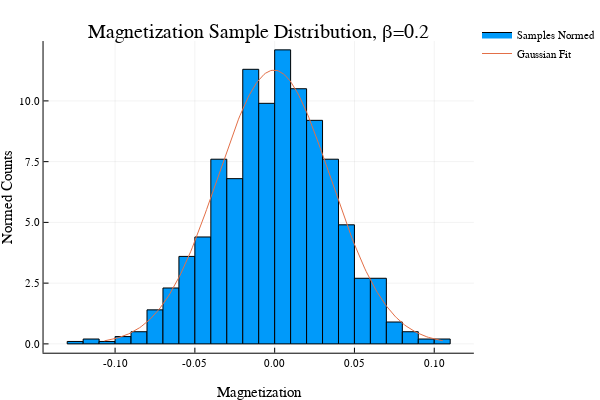

This figure's notebook cell:
### Code cell
histogram(Ma/lt.N,normed=true,label="Samples Normed")

x=collect(Mave-Mstd*3:.001:Mave+Mstd*3)
gaussian=1/(Mstd*sqrt(2*pi))*exp.(-(x.-Mave).^2/(2*Mstd^2));

plot!(x,gaussian,label="Gaussian Fit")
plot!(xlabel="Magnetization",
    ylabel="Normed Counts",
    title="Magnetization Sample Distribution, β=$beta")

### Figure 1 — Plotly figure (JSON) as saved in the notebook; plotly's stock layout.template omitted (floating-point values rounded to 4 significant figures; data arrays with more than 128 entries replaced by an {"elided": "..."} marker saying what was removed)
{"data": [{"fill": "tozeroy", "fillcolor": "rgba(0, 154, 250, 1.000)", "legendgroup": "Samples Normed", "line": {"color": "rgba(0, 0, 0, 1.000)", "dash": "solid", "width": 1}, "mode": "lines", "name": "Samples Normed", "showlegend": true, "type": "scatter", "x": [-0.13, -0.13, -0.12, -0.12, -0.13, -0.13], "xaxis": "x1", "y": [0.1, 0, 0, 0.1, 0.1, 0.1], "yaxis": "y1"}, {"fill": "tozeroy", "fillcolor": "rgba(0, 154, 250, 1.000)", "legendgroup": "Samples Normed", "line": {"color": "rgba(0, 0, 0, 1.000)", "dash": "solid", "width": 1}, "mode": "lines", "name": "Samples Normed", "showlegend": false, "type": "scatter", "x": [-0.12, -0.12, -0.11, -0.11, -0.12, -0.12], "xaxis": "x1", "y": [0.2, 0, 0, 0.2, 0.2, 0.2], "yaxis": "y1"}, {"fill": "tozeroy", "fillcolor": "rgba(0, 154, 250, 1.000)", "legendgroup": "Samples Normed", "line": {"color": "rgba(0, 0, 0, 1.000)", "dash": "solid", "width": 1}, "mode": "lines", "name": "Samples Normed", "showlegend": false, "type": "scatter", "x": [-0.11, -0.11, -0.1, -0.1, -0.11, -0.11], "xaxis": "x1", "y": [0.1, 0, 0, 0.1, 0.1, 0.1], "yaxis": "y1"}, {"fill": "tozeroy", "fillcolor": "rgba(0, 154, 250, 1.000)", "legendgroup": "Samples Normed", "line": {"color": "rgba(0, 0, 0, 1.000)", "dash": "solid", "width": 1}, "mode": "lines", "name": "Samples Normed", "showlegend": false, "type": "scatter", "x": [-0.1, -0.1, -0.09, -0.09, -0.1, -0.1], "xaxis": "x1", "y": [0.3, 0, 0, 0.3, 0.3, 0.3], "yaxis": "y1"}, {"fill": "tozeroy", "fillcolor": "rgba(0, 154, 250, 1.000)", "legendgroup": "Samples Normed", "line": {"color": "rgba(0, 0, 0, 1.000)", "dash": "solid", "width": 1}, "mode": "lines", "name": "Samples Normed", "showlegend": false, "type": "scatter", "x": [-0.09, -0.09, -0.08, -0.08, -0.09, -0.09], "xaxis": "x1", "y": [0.5, 0, 0, 0.5, 0.5, 0.5], "yaxis": "y1"}, {"fill": "tozeroy", "fillcolor": "rgba(0, 154, 250, 1.000)", "legendgroup": "Samples Normed", "line": {"color": "rgba(0, 0, 0, 1.000)", "dash": "solid", "width": 1}, "mode": "lines", "name": "Samples Normed", "showlegend": false, "type": "scatter", "x": [-0.08, -0.08, -0.07, -0.07, -0.08, -0.08], "xaxis": "x1", "y": [1.4, 0, 0, 1.4, 1.4, 1.4], "yaxis": "y1"}, {"fill": "tozeroy", "fillcolor": "rgba(0, 154, 250, 1.000)", "legendgroup": "Samples Normed", "line": {"color": "rgba(0, 0, 0, 1.000)", "dash": "solid", "width": 1}, "mode": "lines", "name": "Samples Normed", "showlegend": false, "type": "scatter", "x": [-0.07, -0.07, -0.06, -0.06, -0.07, -0.07], "xaxis": "x1", "y": [2.3, 0, 0, 2.3, 2.3, 2.3], "yaxis": "y1"}, {"fill": "tozeroy", "fillcolor": "rgba(0, 154, 250, 1.000)", "legendgroup": "Samples Normed", "line": {"color": "rgba(0, 0, 0, 1.000)", "dash": "solid", "width": 1}, "mode": "lines", "name": "Samples Normed", "showlegend": false, "type": "scatter", "x": [-0.06, -0.06, -0.05, -0.05, -0.06, -0.06], "xaxis": "x1", "y": [3.6, 0, 0, 3.6, 3.6, 3.6], "yaxis": "y1"}, {"fill": "tozeroy", "fillcolor": "rgba(0, 154, 250, 1.000)", "legendgroup": "Samples Normed", "line": {"color": "rgba(0, 0, 0, 1.000)", "dash": "solid", "width": 1}, "mode": "lines", "name": "Samples Normed", "showlegend": false, "type": "scatter", "x": [-0.05, -0.05, -0.04, -0.04, -0.05, -0.05], "xaxis": "x1", "y": [4.4, 0, 0, 4.4, 4.4, 4.4], "yaxis": "y1"}, {"fill": "tozeroy", "fillcolor": "rgba(0, 154, 250, 1.000)", "legendgroup": "Samples Normed", "line": {"color": "rgba(0, 0, 0, 1.000)", "dash": "solid", "width": 1}, "mode": "lines", "name": "Samples Normed", "showlegend": false, "type": "scatter", "x": [-0.04, -0.04, -0.03, -0.03, -0.04, -0.04], "xaxis": "x1", "y": [7.6, 0, 0, 7.6, 7.6, 7.6], "yaxis": "y1"}, {"fill": "tozeroy", "fillcolor": "rgba(0, 154, 250, 1.000)", "legendgroup": "Samples Normed", "line": {"color": "rgba(0, 0, 0, 1.000)", "dash": "solid", "width": 1}, "mode": "lines", "name": "Samples Normed", "showlegend": false, "type": "scatter", "x": [-0.03, -0.03, -0.02, -0.02, -0.03, -0.03], "xaxis": "x1", "y": [6.8, 0, 0, 6.8, 6.8, 6.8], "yaxis": "y1"}, {"fill": "tozeroy", "fillcolor": "rgba(0, 154, 250, 1.000)", "legendgroup": "Samples Normed", "line": {"color": "rgba(0, 0, 0, 1.000)", "dash": "solid", "width": 1}, "mode": "lines", "name": "Samples Normed", "showlegend": false, "type": "scatter", "x": [-0.02, -0.02, -0.01, -0.01, -0.02, -0.02], "xaxis": "x1", "y": [11.3, 0, 0, 11.3, 11.3, 11.3], "yaxis": "y1"}, {"fill": "tozeroy", "fillcolor": "rgba(0, 154, 250, 1.000)", "legendgroup": "Samples Normed", "line": {"color": "rgba(0, 0, 0, 1.000)", "dash": "solid", "width": 1}, "mode": "lines", "name": "Samples Normed", "showlegend": false, "type": "scatter", "x": [-0.01, -0.01, 0, 0, -0.01, -0.01], "xaxis": "x1", "y": [9.9, 0, 0, 9.9, 9.9, 9.9], "yaxis": "y1"}, {"fill": "tozeroy", "fillcolor": "rgba(0, 154, 250, 1.000)", "legendgroup": "Samples Normed", "line": {"color": "rgba(0, 0, 0, 1.000)", "dash": "solid", "width": 1}, "mode": "lines", "name": "Samples Normed", "showlegend": false, "type": "scatter", "x": [0, 0, 0.01, 0.01, 0, 0], "xaxis": "x1", "y": [12.1, 0, 0, 12.1, 12.1, 12.1], "yaxis": "y1"}, {"fill": "tozeroy", "fillcolor": "rgba(0, 154, 250, 1.000)", "legendgroup": "Samples Normed", "line": {"color": "rgba(0, 0, 0, 1.000)", "dash": "solid", "width": 1}, "mode": "lines", "name": "Samples Normed", "showlegend": false, "type": "scatter", "x": [0.01, 0.01, 0.02, 0.02, 0.01, 0.01], "xaxis": "x1", "y": [10.5, 0, 0, 10.5, 10.5, 10.5], "yaxis": "y1"}, {"fill": "tozeroy", "fillcolor": "rgba(0, 154, 250, 1.000)", "legendgroup": "Samples Normed", "line": {"color": "rgba(0, 0, 0, 1.000)", "dash": "solid", "width": 1}, "mode": "lines", "name": "Samples Normed", "showlegend": false, "type": "scatter", "x": [0.02, 0.02, 0.03, 0.03, 0.02, 0.02], "xaxis": "x1", "y": [9.2, 0, 0, 9.2, 9.2, 9.2], "yaxis": "y1"}, {"fill": "tozeroy", "fillcolor": "rgba(0, 154, 250, 1.000)", "legendgroup": "Samples Normed", "line": {"color": "rgba(0, 0, 0, 1.000)", "dash": "solid", "width": 1}, "mode": "lines", "name": "Samples Normed", "showlegend": false, "type": "scatter", "x": [0.03, 0.03, 0.04, 0.04, 0.03, 0.03], "xaxis": "x1", "y": [7.6, 0, 0, 7.6, 7.6, 7.6], "yaxis": "y1"}, {"fill": "tozeroy", "fillcolor": "rgba(0, 154, 250, 1.000)", "legendgroup": "Samples Normed", "line": {"color": "rgba(0, 0, 0, 1.000)", "dash": "solid", "width": 1}, "mode": "lines", "name": "Samples Normed", "showlegend": false, "type": "scatter", "x": [0.04, 0.04, 0.05, 0.05, 0.04, 0.04], "xaxis": "x1", "y": [4.9, 0, 0, 4.9, 4.9, 4.9], "yaxis": "y1"}, {"fill": "tozeroy", "fillcolor": "rgba(0, 154, 250, 1.000)", "legendgroup": "Samples Normed", "line": {"color": "rgba(0, 0, 0, 1.000)", "dash": "solid", "width": 1}, "mode": "lines", "name": "Samples Normed", "showlegend": false, "type": "scatter", "x": [0.05, 0.05, 0.06, 0.06, 0.05, 0.05], "xaxis": "x1", "y": [2.7, 0, 0, 2.7, 2.7, 2.7], "yaxis": "y1"}, {"fill": "tozeroy", "fillcolor": "rgba(0, 154, 250, 1.000)", "legendgroup": "Samples Normed", "line": {"color": "rgba(0, 0, 0, 1.000)", "dash": "solid", "width": 1}, "mode": "lines", "name": "Samples Normed", "showlegend": false, "type": "scatter", "x": [0.06, 0.06, 0.07, 0.07, 0.06, 0.06], "xaxis": "x1", "y": [2.7, 0, 0, 2.7, 2.7, 2.7], "yaxis": "y1"}, {"fill": "tozeroy", "fillcolor": "rgba(0, 154, 250, 1.000)", "legendgroup": "Samples Normed", "line": {"color": "rgba(0, 0, 0, 1.000)", "dash": "solid", "width": 1}, "mode": "lines", "name": "Samples Normed", "showlegend": false, "type": "scatter", "x": [0.07, 0.07, 0.08, 0.08, 0.07, 0.07], "xaxis": "x1", "y": [0.9, 0, 0, 0.9, 0.9, 0.9], "yaxis": "y1"}, {"fill": "tozeroy", "fillcolor": "rgba(0, 154, 250, 1.000)", "legendgroup": "Samples Normed", "line": {"color": "rgba(0, 0, 0, 1.000)", "dash": "solid", "width": 1}, "mode": "lines", "name": "Samples Normed", "showlegend": false, "type": "scatter", "x": [0.08, 0.08, 0.09, 0.09, 0.08, 0.08], "xaxis": "x1", "y": [0.5, 0, 0, 0.5, 0.5, 0.5], "yaxis": "y1"}, {"fill": "tozeroy", "fillcolor": "rgba(0, 154, 250, 1.000)", "legendgroup": "Samples Normed", "line": {"color": "rgba(0, 0, 0, 1.000)", "dash": "solid", "width": 1}, "mode": "lines", "name": "Samples Normed", "showlegend": false, "type": "scatter", "x": [0.09, 0.09, 0.1, 0.1, 0.09, 0.09], "xaxis": "x1", "y": [0.2, 0, 0, 0.2, 0.2, 0.2], "yaxis": "y1"}, {"fill": "tozeroy", "fillcolor": "rgba(0, 154, 250, 1.000)", "legendgroup": "Samples Normed", "line": {"color": "rgba(0, 0, 0, 1.000)", "dash": "solid", "width": 1}, "mode": "lines", "name": "Samples Normed", "showlegend": false, "type": "scatter", "x": [0.1, 0.1, 0.11, 0.11, 0.1, 0.1], "xaxis": "x1", "y": [0.2, 0, 0, 0.2, 0.2, 0.2], "yaxis": "y1"}, {"colorbar": {"title": ""}, "hoverinfo": "text", "legendgroup": "Gaussian Fit", "line": {"color": "rgba(227, 111, 71, 1.000)", "dash": "solid", "shape": "linear", "width": 1}, "mode": "lines", "name": "Gaussian Fit", "showlegend": true, "text": {"elided": "213 null values"}, "type": "scatter", "x": {"elided": "213 float values"}, "xaxis": "x1", "y": {"elided": "213 float values"}, "yaxis": "y1", "zmax": null, "zmin": null}], "layout": {"annotations": [{"font": {"color": "rgba(0, 0, 0, 1.000)", "family": "sans-serif", "size": 20}, "rotation": 0, "showarrow": false, "text": "Magnetization Sample Distribution, β=0.2", "x": 0.5424, "xanchor": "center", "xref": "paper", "y": 1, "yanchor": "top", "yref": "paper"}], "height": 400, "legend": {"bgcolor": "rgba(255, 255, 255, 1.000)", "bordercolor": "rgba(0, 0, 0, 1.000)", "font": {"color": "rgba(0, 0, 0, 1.000)", "family": "sans-serif", "size": 11}, "tracegroupgap": 0, "x": 1, "y": 1}, "margin": {"b": 20, "l": 0, "r": 0, "t": 20}, "paper_bgcolor": "rgba(255, 255, 255, 1.000)", "plot_bgcolor": "rgba(255, 255, 255, 1.000)", "showlegend": true, "width": 600, "xaxis": {"anchor": "y1", "domain": [0.09128, 0.9934], "gridcolor": "rgba(0, 0, 0, 0.100)", "gridwidth": 0.5, "linecolor": "rgba(0, 0, 0, 1.000)", "mirror": false, "range": [-0.1448, 0.1248], "showgrid": true, "showline": true, "showticklabels": true, "tickangle": 0, "tickcolor": "rgb(0, 0, 0)", "tickfont": {"color": "rgba(0, 0, 0, 1.000)", "family": "sans-serif", "size": 11}, "tickmode": "array", "ticks": "inside", "ticktext": ["-0.10", "-0.05", "0.00", "0.05", "0.10"], "tickvals": [-0.1, -0.05, 0, 0.05, 0.1], "title": "Magnetization", "titlefont": {"color": "rgba(0, 0, 0, 1.000)", "family": "sans-serif", "size": 15}, "type": "-", "visible": true, "zeroline": false, "zerolinecolor": "rgba(0, 0, 0, 1.000)"}, "yaxis": {"anchor": "x1", "domain": [0.07581, 0.9415], "gridcolor": "rgba(0, 0, 0, 0.100)", "gridwidth": 0.5, "linecolor": "rgba(0, 0, 0, 1.000)", "mirror": false, "range": [-0.363, 12.46], "showgrid": true, "showline": true, "showticklabels": true, "tickangle": 0, "tickcolor": "rgb(0, 0, 0)", "tickfont": {"color": "rgba(0, 0, 0, 1.000)", "family": "sans-serif", "size": 11}, "tickmode": "array", "ticks": "inside", "ticktext": ["0.0", "2.5", "5.0", "7.5", "10.0"], "tickvals": [0, 2.5, 5, 7.5, 10], "title": "Normed Counts", "titlefont": {"color": "rgba(0, 0, 0, 1.000)", "family": "sans-serif", "size": 15}, "type": "-", "visible": true, "zeroline": false, "zerolinecolor": "rgba(0, 0, 0, 1.000)"}}}
